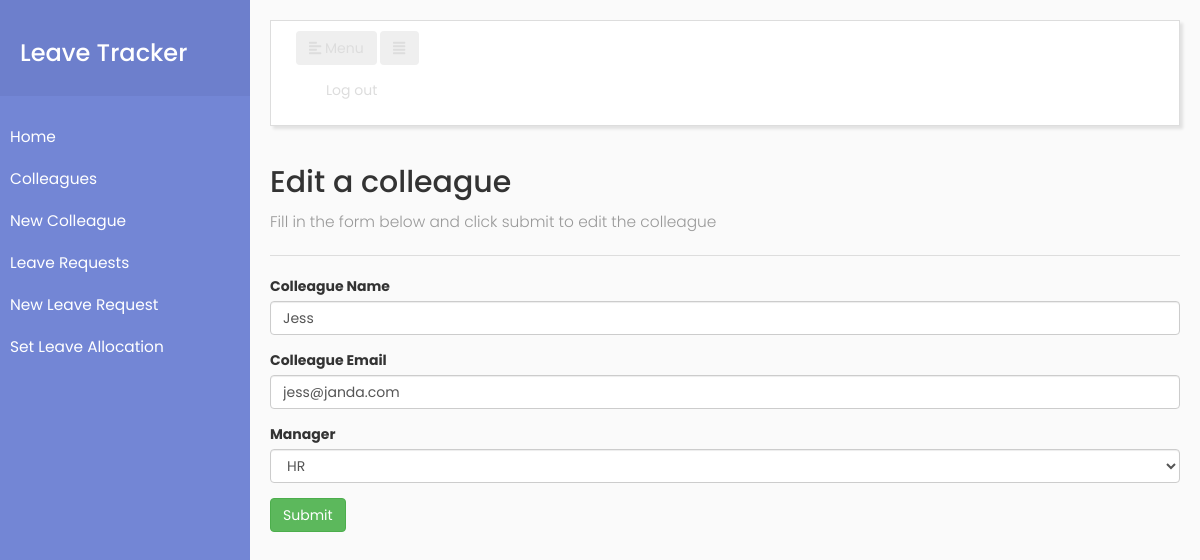
The page /colleagues/edit/58 on the database as committed earlier.
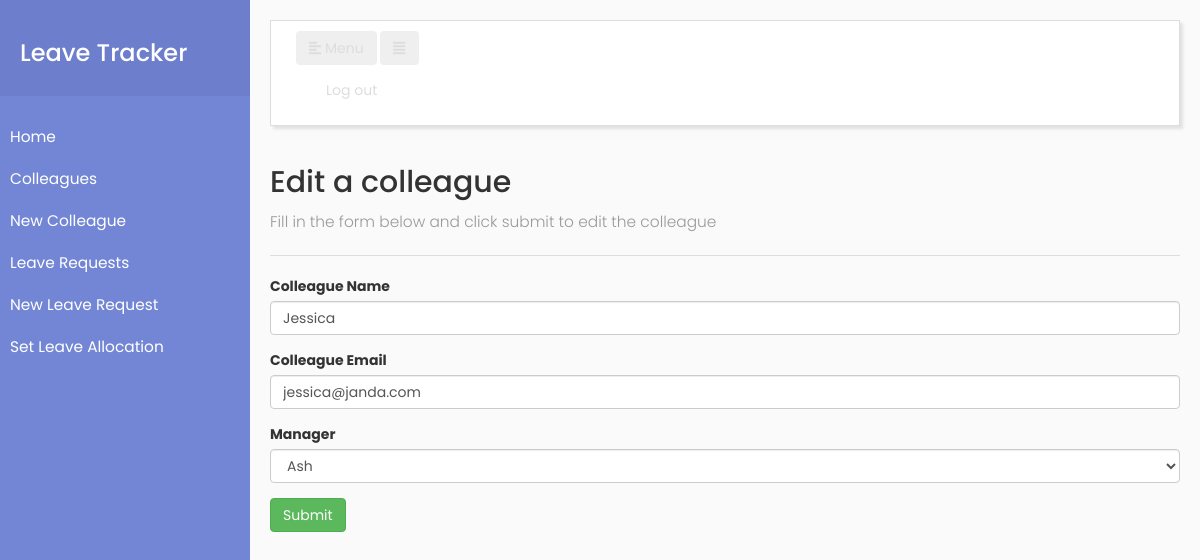
The same page on the database as committed later.
### tables this page shows
CREATE TABLE colleague (
                    id INTEGER NOT NULL PRIMARY KEY AUTOINCREMENT,
                    name TEXT NOT NULL,
                    email TEXT NOT NULL,
                    manager_id INTEGER,
                    FOREIGN KEY(manager_id) REFERENCES colleague(id)
                );

### app.py (the view, shortened to what this page needs)
@app.route('/colleagues/edit/<id>', methods=['GET', 'POST'])
def edit_colleague(id):
    colleagueinfo = get_colleague(id)
    form = EditColleagueForm(manager=colleagueinfo[0][2], name=colleagueinfo[0][0], email=colleagueinfo[0][1])
    managers = get_colleague_list()
    form.manager.choices = managers
    return render_template('edit_colleague.html', form=form, pages=generate_page_list())

### app.py
class EditColleagueForm(FlaskForm):
    name = StringField('Colleague Name', validators=[DataRequired()])
    email = StringField('Colleague Email', validators=[DataRequired()])
    manager = SelectField('Manager', choices=None, validators=[DataRequired()], validate_choice=False)
    submit = SubmitField('Submit')

### app.py (called while the page is built)
def generate_page_list():
    pages = [
        {"name": "Home", "url": url_for("index")},
        {"name": "Colleagues", "url": url_for("colleagues")},
        {"name": "New Colleague", "url": url_for("new_colleague")},
        {"name": "Leave Requests", "url": url_for("leave_requests")},
        {"name": "New Leave Request", "url": url_for("new_leave_request")},
        {"name": "Set Leave Allocation", "url": url_for("new_allocation")}
    ]
    return pages

### methods.py (called while the page is built)
def connect_to_db():
    db = None
    db = sl.connect(DATABASE)
    return db

def query_db(query, use_row_factory = False):
    conn = connect_to_db()
    if use_row_factory:
        conn.row_factory = sl.Row
    cur = conn.execute(query)
    conn.commit()
    rows = cur.fetchall()
    cur.close()
    conn.close()
    return rows

def get_colleague_list():
    query = f"""
                SELECT id,name
                FROM colleague
                ORDER BY LOWER(name);
            """
    colleagues = query_db(query)
    return colleagues

def get_colleague(id):
    query = f"""
                SELECT name
                     , email
                     , manager_id
                FROM colleague
                WHERE id = '{id}';
            """
    colleague = query_db(query)
    return colleague

### templates/edit_colleague.html (shortened to what this page needs)
{% extends "layout.html" %}
{% block header %}Edit a colleague{% endblock header%}
{% block explain %}Fill in the form below and click submit to edit the colleague{% endblock explain%}
{% block content %}{{ wtf.quick_form(form,button_map={'submit':'success'}) }}{% endblock content %}

### templates/layout.html (shortened to what this page needs)
{% import "bootstrap/wtf.html" as wtf %}
{% import "macros.html" as macros %}
{% block doc -%}
<!DOCTYPE html>
<html>
    {%- block html %}
    <head>
        {% block head %}
            {% block styles %}
              <link href="{{bootstrap_find_resource('css/bootstrap.css', cdn='bootstrap')}}" rel="stylesheet">
              <link href="{{bootstrap_find_resource('css/fontawesome-all.css', cdn='bootstrap')}}" rel="stylesheet">
              <link rel="stylesheet" href="{{ url_for('static', filename='css/main.css') }}">
            {% endblock styles %}
        {% endblock head %}
    </head>
    <body>
        {% block body %}
        <div class="wrapper">
            <nav id="sidebar">
                        <div class="sidebar-header">
                            <h3>Leave Tracker</h3>
                        </div>
                        <ul class="list-unstyled components">
                            {{macros.build_site_navigation(pages=pages, selected="Page Name")}}
                        </ul>
            </nav>
            <div id="content">
                <nav class="navbar navbar-expand-lg navbar-light bg-light">
                    <div class="container-fluid">
                        <button type="button" id="sidebarCollapse" class="btn btn-secondary">
                            <i class="fas fa-align-left"></i>
                            <span>Menu</span>
                        </button>
                        <button class="btn btn-secondary d-inline-block d-lg-none ml-auto" type="button" data-toggle="collapse" data-target="#navbarSupportedContent" aria-controls="navbarSupportedContent" aria-expanded="false" aria-label="Toggle navigation">
                            <i class="fas fa-align-justify"></i>
                        </button>
                        <div class="collapse navbar-collapse" id="navbarSupportedContent">
                            <ul class="nav navbar-nav ml-auto">
                                <li class="nav-item">
                                    <a class="nav-link" href="#">Log out</a>
                                </li>
                            </ul>
                        </div>
                    </div>
                </nav>
                <h2>{% block header %}{% endblock header%}</h2>
                <p>{% block explain %}{% endblock explain%}</p>
                <div class="line"></div>
                {% block content %}{% endblock content %}
            </div>
        </div>
        {%- endblock body %}
    </body>
{%- endblock html %}
</html>
{% endblock doc -%}

### templates/macros.html
{% macro build_site_navigation(pages, selected) %}
        {% for page in pages %}
        <li>
            <a href="{{page.url}}">
                {{page.name}}
            </a>
        </li>
        {% endfor %}
{% endmacro %}

### static/css/main.css (style rules this page uses)
body { font-family: 'Poppins', sans-serif; background: #fafafa; }
p { font-family: 'Poppins', sans-serif; font-size: 1.1em; font-weight: 300; line-height: 1.7em; color: #999; }
a, a:hover, a:focus { color: inherit; text-decoration: none; transition: all 0.3s; }
.navbar { padding: 10px 10px; color: #ddd; background: #fff; border: 1px solid #ddd; border-radius: 0; margin-bottom: 40px; box-shadow: 3px 3px 3px rgba(0, 0, 0, 0.1); }
.line { width: 100%; height: 1px; border-bottom: 1px solid #ddd; margin: 20px 0; }
.wrapper { display: flex; width: 100%; align-items: stretch; }
#sidebar { min-width: 250px; max-width: 250px; background: #7386D5; color: #fff; transition: all 0.3s; }
#sidebar .sidebar-header { padding: 20px; background: #6d7fcc; }
#sidebar ul.components { padding: 20px 0; }
#sidebar ul li a { padding: 10px; font-size: 1.1em; display: block; }
#content { width: 100%; padding: 20px; min-height: 100vh; transition: all 0.3s; }

Rows that differ between the two databases and show on the page:
changed colleague: name "Jess" → "Jessica"; email "jess@janda.com" → "jessica@janda.com"; manager "HR" → "Ash"
